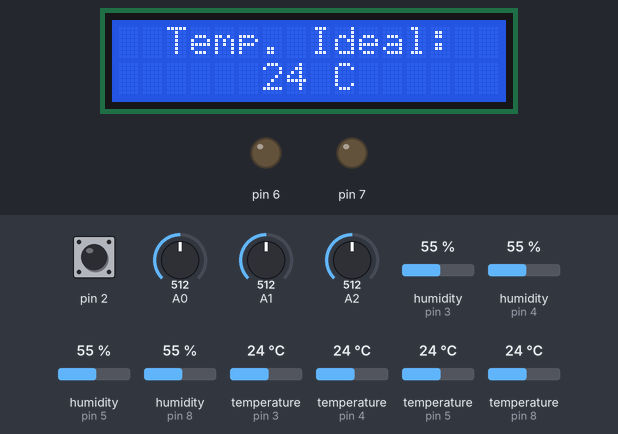
The sketch below on a simulated Arduino Uno, built with avr-gcc and run on an emulated ATmega328P. Parts: 16×2 character LCD, output pins drawn as LEDs (lit = HIGH). The test bench sets the inputs (shaded band); at power-on: pin 2 HIGH, A2 = 512, A0 = 512, A1 = 512, humidity (sensors on pin 3, pin 4, pin 5, pin 8) 55 %, temperature (sensors on pin 3, pin 4, pin 5, pin 8) 24 °C. What the sketch prints to the serial monitor is not drawn.

Above: at 1.2 s.
1.3 s: pin 2 pulled LOW for 0.65 s
At 4.8 s:
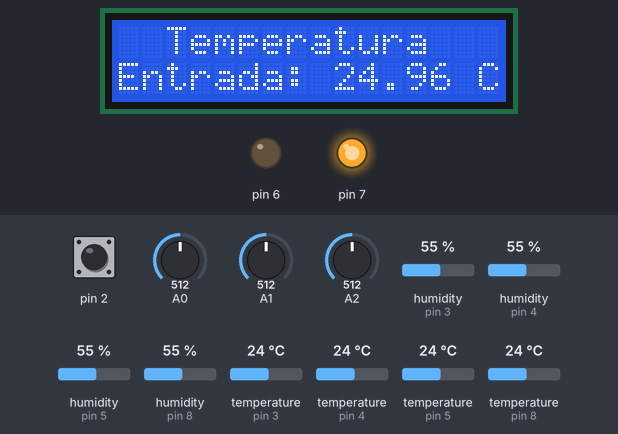
5.0 s: pin 2 pulled LOW for 1 s
At 8.2 s:
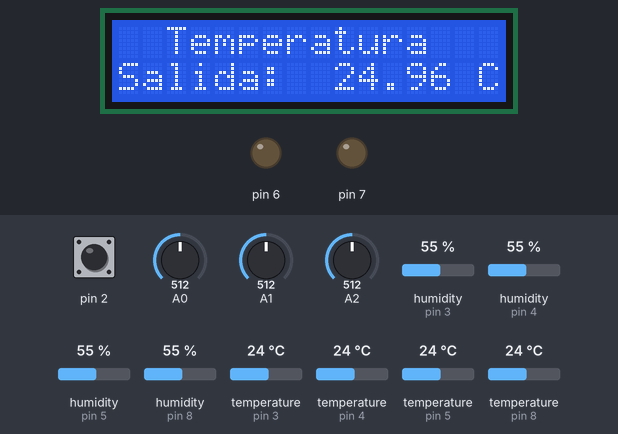
9.1 s: A2 set to 716
12.2 s: pin 2 pulled LOW for 0.65 s
At 13.5 s:
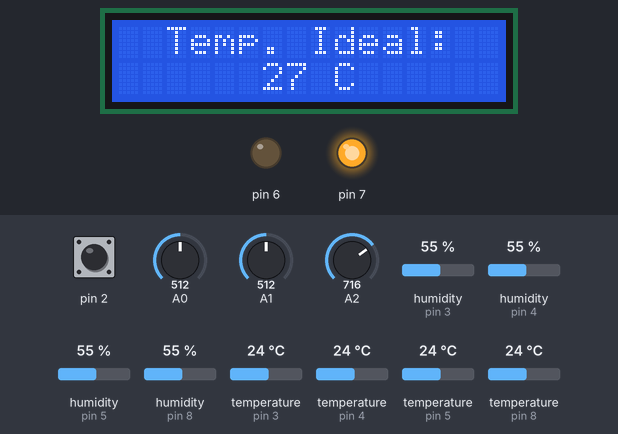
15.9 s: pin 2 pulled LOW for 3.2 s
At 21.6 s:
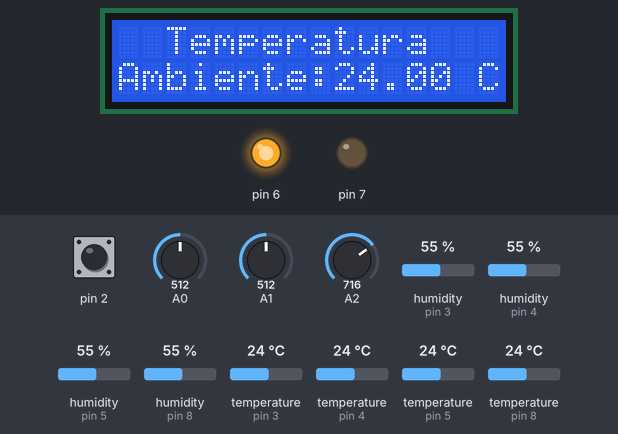
22.2 s: A2 set to 992
At 24.7 s:
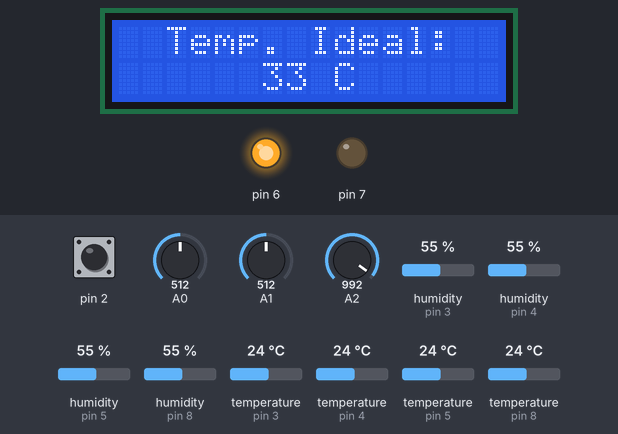
Timing chart, 0 to 26.2 s (numbered marks = the images above; inputs shaded):
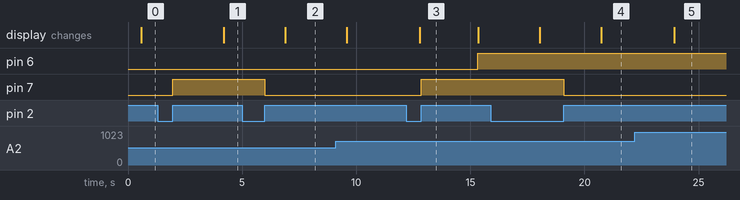

The sketch:

reto.ino
```cpp
#include <LiquidCrystal_I2C.h>
#include "DHT.h"

#define DHTPIN1 8
#define DHTPIN2 3
#define DHTPIN3 4
#define DHTPIN4 5

#define DHTTYPE1 DHT22
#define DHTTYPE2 DHT22
#define DHTTYPE3 DHT22
#define DHTTYPE4 DHT22

DHT dht1(DHTPIN1, DHTTYPE1);
DHT dht2(DHTPIN2, DHTTYPE2);
DHT dht3(DHTPIN3, DHTTYPE3);
DHT dht4(DHTPIN4, DHTTYPE4);

LiquidCrystal_I2C lcd(0x27,16,2);

// Contadores y variables de ayuda
int a=1;
//int modificar;
volatile bool modificar = 0;
bool plata = 0;
bool estado = 0;

void setup()
{
  lcd.init();
  lcd.clear();
  lcd.backlight();

  // Botón
  pinMode(2,INPUT_PULLUP);
  pinMode(13,INPUT);

  // LED set_point
  pinMode(7,OUTPUT);

  // Potenciómetro
  pinMode(A2,INPUT);

  // Termistores
  pinMode(A0,INPUT);
  pinMode(A1,INPUT);

  // Relevador
  pinMode(6,OUTPUT);

  Serial.begin(9600);
  dht1.begin();
  dht2.begin();
  dht3.begin();
  dht4.begin();

  attachInterrupt(digitalPinToInterrupt(2),cambio_setpoint,RISING);

}

void loop()
{
  // DEFINIR SET POINT //

  // bool boton = digitalRead(13);
  // Serial.println("-Empieza-");
//   if (modificar==0){
//     modificar=1;
//   }
//   else {
//     modificar=0;
//   }
// Serial.println("-Empieza-");
  while (plata==0){
  float pot = analogRead(A2);
  int set_point = map(pot,0,1023,14,34);
  // Serial.print("Set point = ");
  // Serial.println(set_point);
  delay(500);
  lcd.clear();
  lcd.setCursor(2,0);
  lcd.print("Temp. Ideal:");
  lcd.setCursor(6,1);

  lcd.print(set_point);
  lcd.print(" C");
  }

  // MEDIR TEMPERATURA //
  float temperaturaPromedio = tempAmb();
  float temperaturaEntrada = tempTermistor(A0);
  float temperaturaSalida = tempTermistor(A1);

  // EVALUAR RELEVADOR //
  float pot = analogRead(A2);
  int set_point = map(pot,0,1023,14,34);
  relevador(temperaturaPromedio,set_point);

  // MANDAR RESULTADOS A ESP-32

  // VISUALIZAR RESULTADOS //

  // Monitor serial
  // Serial.print("Promedio: ");
  //Serial.println("--");
  Serial.println(temperaturaPromedio);
  // Serial.print("Termistor 1: ");
  Serial.println(temperaturaEntrada);
  // Serial.print("Termistor 2: ");
  Serial.println(temperaturaSalida);

  // Display
  mostrarDisplay(8000,2,temperaturaPromedio,temperaturaEntrada,temperaturaSalida);
}


// FUNCIONES

void cambio_setpoint() {
  if (modificar==0){
    plata=!plata;
    estado=!estado;
    digitalWrite(7,estado);
  }
}


float mapFloat(float x, float in_min, float in_max, float out_min, float out_max) {
    return (x - in_min) * (out_max - out_min) / (in_max - in_min) + out_min;
}

void relevador(float temperatura,int set_point){
  if (temperatura>=set_point+1){
    delay(1000);
    digitalWrite(6,LOW);

    }
  else if(temperatura<=set_point-1){
    digitalWrite(6,HIGH);

}
}

float tempAmb(){
  delay(2000);
  float t1 = dht1.readTemperature();
  float t2 = dht2.readTemperature();
  float t3 = dht3.readTemperature();
  float t4 = dht4.readTemperature();

  if (isnan(t1) || isnan(t2) || isnan(t3) || isnan(t4)) {
    Serial.println(F("Error en leer temperatura de DHT sensor!"));
    return;
  }


  float Tp = (t1+t2+t3+t4)/4;
  return Tp;
}


float tempTermistor(int pin){
	float sensorValue = analogRead(pin);
	float Vt = mapFloat(sensorValue,0.0,1023,0.0,5.0);
	float Rt = (10000 * Vt) / (5 - Vt);
  float Beta = .00004*Rt*Rt-1.4048*Rt+14542;
  float T_log = 1 / ((log(Rt/10000.0)/Beta) + 1/(25+273.15));
  float temperatura = T_log-273.15;
  // Serial.print("Resistencia: ");
  // Serial.println(Rt);
  // Serial.print("Beta: ");
  // Serial.println(Beta);

  return temperatura;

}

void mostrarDisplay(int tiempo, int vueltas,float temperaturaPromedio, float temperaturaEntrada, float temperaturaSalida){
  int espera = (tiempo)/3;

  lcd.clear();
  lcd.setCursor(2,0);
  lcd.print("Temperatura");
  lcd.setCursor(0,1);
  lcd.print("Entrada: ");
  lcd.print(temperaturaEntrada);
  lcd.print(" ");
  lcd.print("C");
  delay(espera);

  lcd.clear();
  lcd.setCursor(2,0);
  lcd.print("Temperatura");
  lcd.setCursor(0,1);
  lcd.print("Salida:  ");
  lcd.print(temperaturaSalida);
  lcd.print(" ");
  lcd.print("C");
  delay(espera);

  lcd.clear();
  lcd.setCursor(2, 0);
  lcd.print("Temperatura");
  lcd.setCursor(0,1);
  lcd.print("Ambiente:");
  lcd.print(temperaturaPromedio);
  lcd.print(" ");
  lcd.print("C");
  delay(espera);

}
```

Measured:
- after the input at 1.3 s, pin 7: LOW → HIGH after 0.65 s; the display: changes after 2.9 s (image 1)
- after the input at 5.0 s, pin 7: HIGH → LOW after 1.0 s
- after the input at 12.2 s, pin 6: LOW → HIGH after 3.1 s; pin 7: LOW → HIGH after 0.65 s
- after the input at 15.9 s, pin 7: HIGH → LOW after 3.2 s
- after the input at 22.2 s, the display: changes after 1.7 s (image 5)
